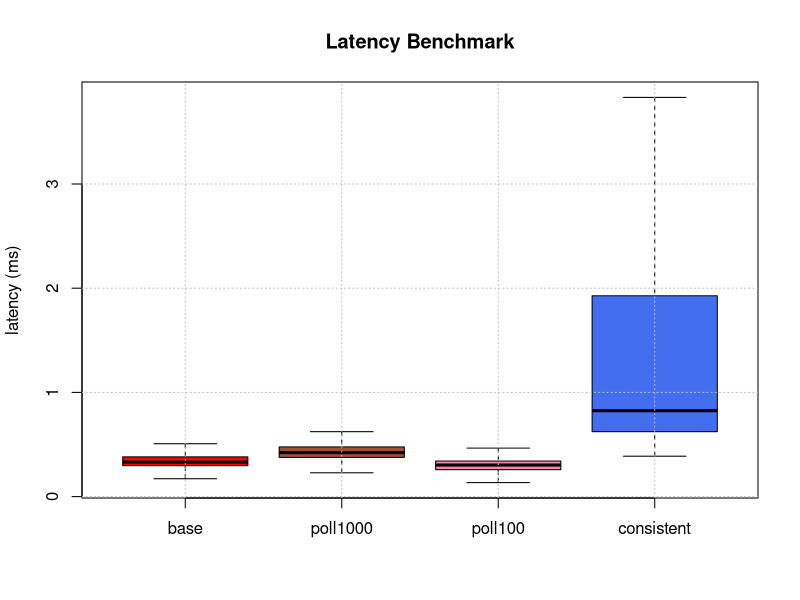
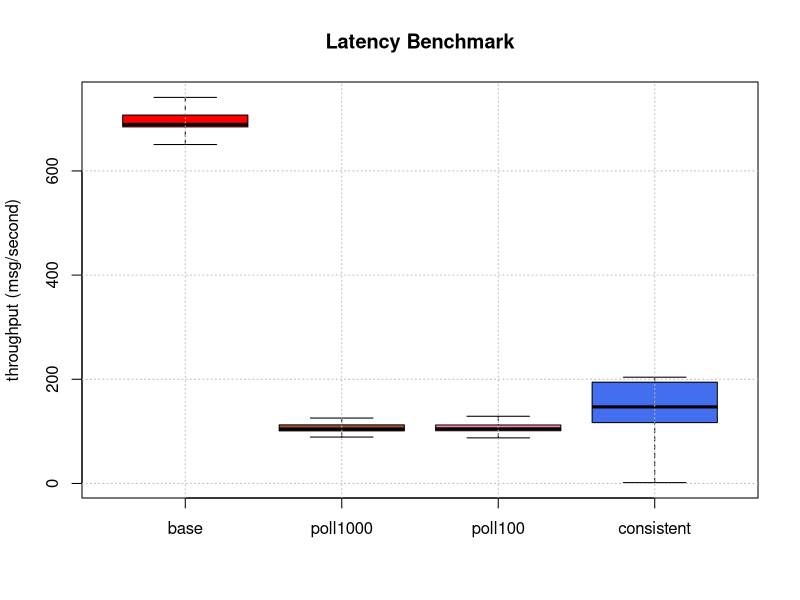

Recreate these plots in R, in order.
inp <- scan("serverlog_base1000msgps.txt", list(0,0,0,0))
latency_base<-inp[[3]]; throughput_base<-inp[[4]]

inp <- scan("serverlog_poll1000_1000msgps.txt", list(0,0,0,0))
latency_poll1000<-inp[[3]]; throughput_poll1000<-inp[[4]]

inp <- scan("serverlog_poll100_1000msgps.txt", list(0,0,0,0))
latency_poll100<-inp[[3]]; throughput_poll100<-inp[[4]]

inp <- scan("serverlog_cons_1000msgps.txt", list(0,0,0,0))
latency_cons<-inp[[3]]; throughput_cons<-inp[[4]]

png('latency.png', width = 5, height=5, units="in", res=300)
boxplot(latency_base/1000000, latency_poll1000/1000000, latency_poll100/1000000, latency_cons/1000000, ylab="latency (ms)", main="Latency Benchmark", col = c("red", "sienna", "palevioletred1", "royalblue2"), names = c("base", "poll1000", "poll100", "consistent"), outline=FALSE)
grid(col = "gray")
dev.off()


png('throughput.png', width = 5, height=5, units="in", res=300)
boxplot(throughput_base, throughput_poll1000, throughput_poll100, throughput_cons, ylab="throughput (msg/second)", main="Latency Benchmark", col = c("red", "sienna", "palevioletred1", "royalblue2"), names = c("base", "poll1000", "poll100", "consistent"), outline=FALSE)
grid(col = "gray")
dev.off()
